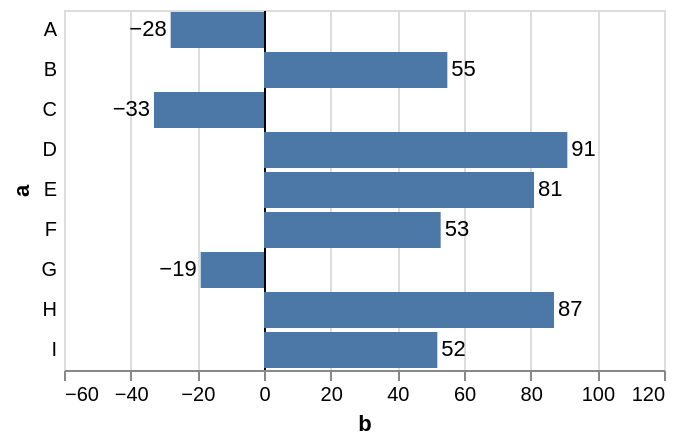

Write a Vega-Lite specification for this figure.
### Vega-Lite specification from a JSON file in a GitHub repository (floating-point values rounded to 4 significant figures)
{"$schema": "https://vega.github.io/schema/vega-lite/v5.json", "description": "A bar chart with negative values. We can hide the axis domain line, and instead use a conditional grid color to draw a zero baseline.", "data": {"values": [{"a": "A", "b": -28}, {"a": "B", "b": 55}, {"a": "C", "b": -33}, {"a": "D", "b": 91}, {"a": "E", "b": 81}, {"a": "F", "b": 53}, {"a": "G", "b": -19}, {"a": "H", "b": 87}, {"a": "I", "b": 52}]}, "encoding": {"y": {"field": "a", "type": "nominal", "axis": {"domain": false, "ticks": false, "labelAngle": 0, "labelPadding": 4}}, "x": {"field": "b", "type": "quantitative", "scale": {"padding": 20}, "axis": {"gridColor": {"condition": {"test": "datum.value === 0", "value": "black"}, "value": "#ddd"}}}}, "layer": [{"mark": "bar"}, {"mark": {"type": "text", "align": {"expr": "datum.b < 0 ? 'right' : 'left'"}, "dx": {"expr": "datum.b < 0 ? -2 : 2"}}, "encoding": {"text": {"field": "b", "type": "quantitative"}}}]}
